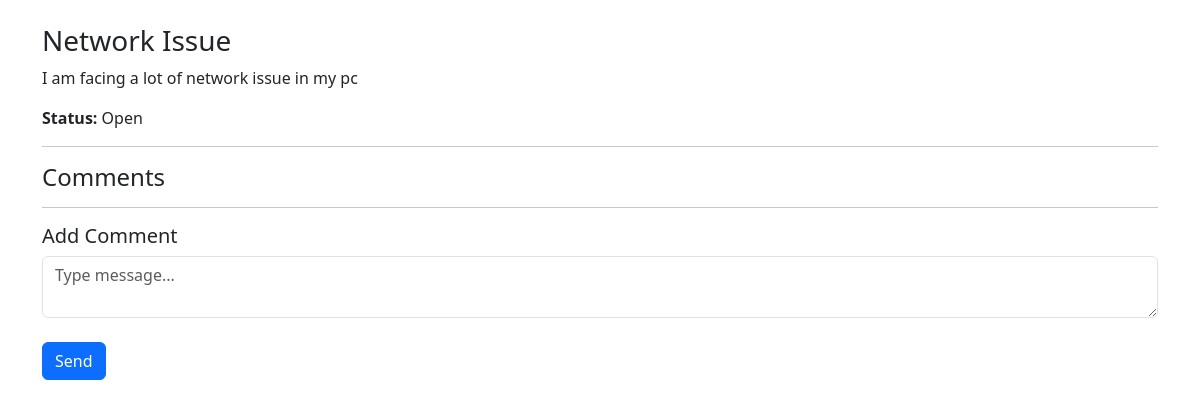
/ticket/2/ (signed in), run on the app's committed database.
### tickets/models.py (models this page shows, shortened)
class Ticket(models.Model):
    STATUS_CHOICES = [
        ('Open', 'Open'),
        ('In Progress', 'In Progress'),
        ('Resolved', 'Resolved'),
    ]
    PRIORITY_CHOICES = [
        ('Low', 'Low'),
        ('Medium', 'Medium'),
        ('High', 'High'),
    ]
    user = models.ForeignKey(User, on_delete=models.CASCADE, related_name='tickets')
    assigned_to = models.ForeignKey(User, on_delete=models.SET_NULL, null=True, blank=True, related_name='assigned_tickets')
    title = models.CharField(max_length=200)
    description = models.TextField()
    priority = models.CharField(max_length=10, choices=PRIORITY_CHOICES)
    status = models.CharField(max_length=20, choices=STATUS_CHOICES, default='Open')
    created_at = models.DateTimeField(auto_now_add=True)
    updated_at = models.DateTimeField(auto_now=True)
    class Meta:
        ordering = ['-created_at']

### tickets/views.py (the view)
# urls.py: path('ticket/<int:id>/', views.ticket_detail, name='ticket_detail'),
@login_required
def ticket_detail(request, id):
    ticket   = get_object_or_404(Ticket, id=id)
    comments = Comment.objects.filter(ticket=ticket)
    if request.method == 'POST':
        message = request.POST.get('message')
        Comment.objects.create(ticket=ticket, user=request.user, message=message)
        return redirect('ticket_detail', id=id)
    return render(request, 'ticket_detail.html', {'ticket': ticket, 'comments': comments})

### tickets/templates/ticket_detail.html (shortened to what this page needs)
<!DOCTYPE html>
<html>
<head>
  <link href="https://cdn.jsdelivr.net/npm/bootstrap@5.3.0/dist/css/bootstrap.min.css" rel="stylesheet">
</head>
<body class="container mt-4">
<h3>{{ ticket.title }}</h3>
<p>{{ ticket.description }}</p>
<p><strong>Status:</strong> {{ ticket.status }}</p>
<hr>
<h4>Comments</h4>
<hr>
<h5>Add Comment</h5>
<form method="POST">
  <textarea name="message" class="form-control" placeholder="Type message..."></textarea><br>
  <button class="btn btn-primary">Send</button>
</form>
</body>
</html>

### data on the page
Ticket: title "Network Issue", description "I am facing a lot of network issue in my pc", status "Open"
